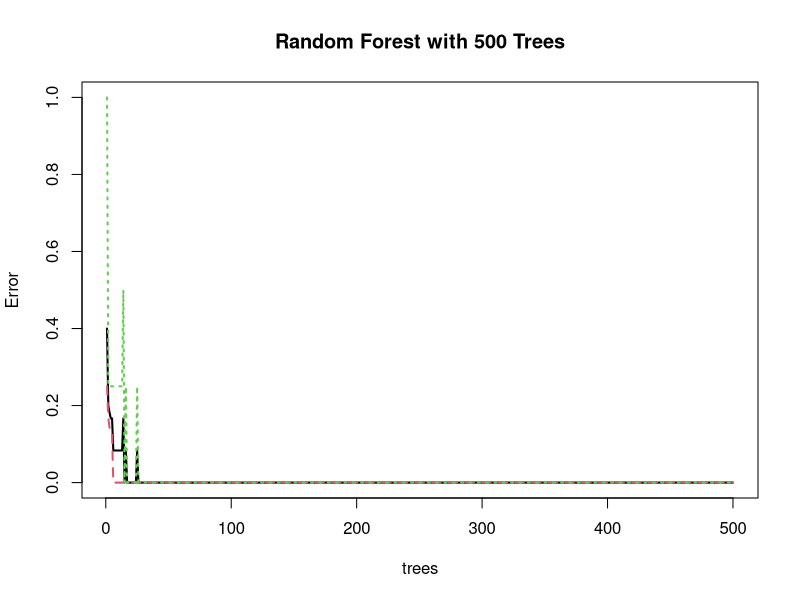

Source code (R): (Note: this script raises an error after producing the figure.)
library(randomForest)
library(pROC)
library(caret)
library(limma)
library(ggpubr)
library(dplyr)
library(ggplot2)
library(patchwork)
set.seed(123456)
expression_matrix <- read.table(
    "input/expression_candidate.csv",
    header = T,
    sep = ",",
    check.names = F,
    row.names = 1
)
sample_design <- read.table(
    "input/group_rf.csv",
    header = T,
    sep = ",",
    check.names = F,
    row.names = 1
)
expression_matrix <- log2(expression_matrix)
if (!"type" %in% colnames(sample_design)) {
    stop("缺少 type 列")
}
if (!all(sample_design$type %in% c("Control", "Disease"))) {
    stop("type 值异常")
}
group_order <- ifelse(sample_design$type == "Control", 1, 2)
sorted_colnames <- rownames(sample_design)[order(group_order)]
expression_matrix <- expression_matrix[, sorted_colnames, drop = FALSE]
expression_matrix <- expression_matrix[
    sort(rownames(expression_matrix)),
    ,
    drop = FALSE
]
expression_matrix <- as.matrix(t(expression_matrix))
colnames(expression_matrix) <- make.names(colnames(expression_matrix))
outcome <- as.factor(sample_design[sorted_colnames, "type"])
cv_control <- trainControl(
    method = "cv",
    number = 5,
    savePredictions = TRUE,
    classProbs = TRUE,
    search = "grid"
)
tuning_grid <- expand.grid(mtry = c(floor(sqrt(ncol(expression_matrix)))))
set.seed(123456)
cv_model <- train(
    x = expression_matrix,
    y = outcome,
    method = "rf",
    ntree = 500,
    tuneGrid = tuning_grid,
    trControl = cv_control
)
best_ntree <- cv_model$finalModel$ntree
cat("最佳树的数量:", best_ntree, "\n")
final_model <- randomForest(
    outcome ~ .,
    data = expression_matrix,
    ntree = 500,
    importance = TRUE,
    nodesize = 3
)
pdf("output/random_forest_error_curve.pdf", width = 8, height = 6)
plot(final_model, main = "Random Forest with 500 Trees", lwd = 2)
dev.off()
importance_df <- data.frame(
    Gene = rownames(importance(final_model)),
    Importance = importance(final_model)[, "MeanDecreaseGini"],
    stringsAsFactors = FALSE
) %>%
    arrange(desc(Importance))
write.csv(
    importance_df,
    "output/random_forest_gene_importance.csv",
    row.names = FALSE
)
top10 <- head(importance_df, 10)
write.csv(top10, "output/random_forest_top10_genes.csv", row.names = FALSE)
importance_plot <- ggplot(
    top10,
    aes(x = reorder(Gene, Importance), y = Importance, fill = Importance)
) +
    geom_bar(stat = "identity", width = 0.7) +
    coord_flip() +
    scale_fill_gradient(low = "#AFCBE3", high = "#F2B1B2") +
    labs(
        x = "Gene",
        y = "Importance (MeanDecreaseGini)",
        title = "Top 10 Important Genes"
    ) +
    theme_bw() +
    theme(
        axis.text.y = element_text(size = 11, face = "italic"),
        plot.title = element_text(hjust = 0.5, size = 14, face = "bold"),
        panel.grid.major = element_blank(),
        panel.grid.minor = element_blank(),
        panel.border = element_blank(),
        axis.line = element_line(color = "black")
    ) +
    scale_y_continuous(expand = expansion(mult = c(0, 0.05)))
ggsave(
    "output/random_forest_top10_importance.pdf",
    importance_plot,
    width = 4,
    height = 4
)
